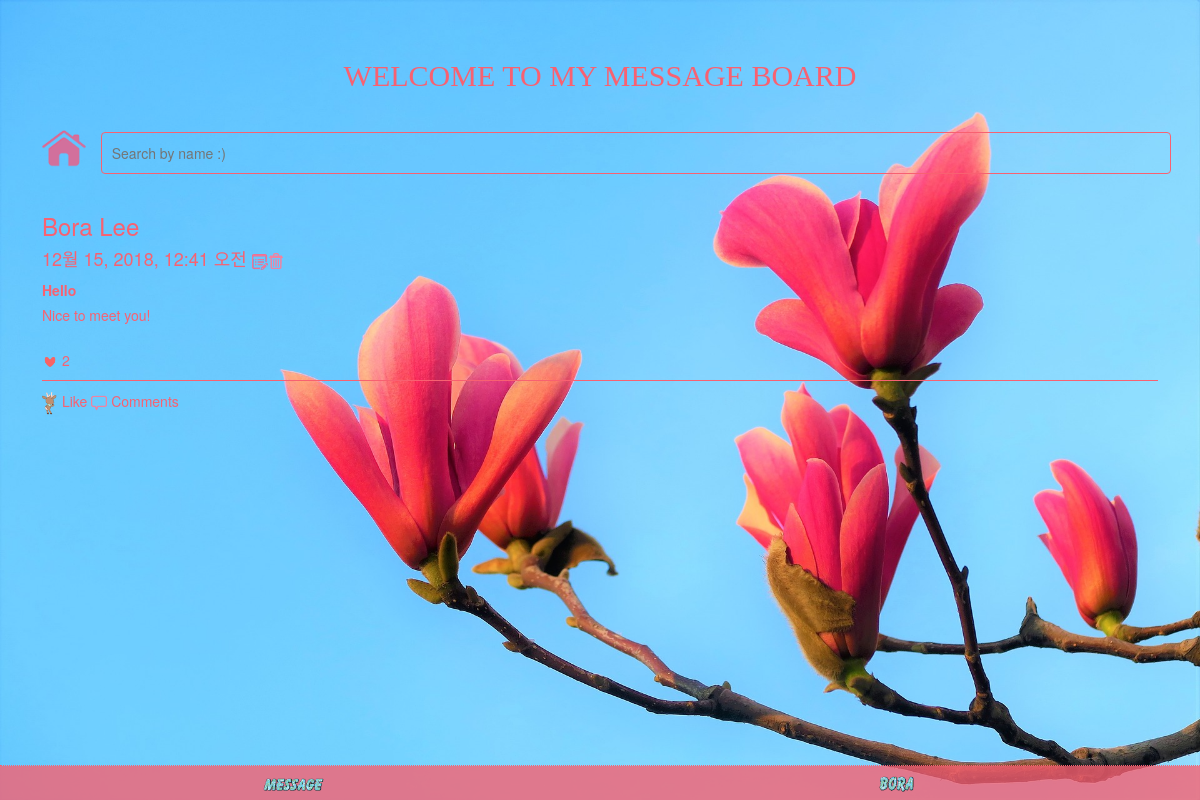
Screenshot of /search/Bora Lee/ with the database file from the repository.
### facebook/models.py (models this page shows, shortened)
class Article(models.Model):
    author      = models.CharField(max_length=120)
    title       = models.CharField(max_length=120)
    text        = models.TextField()
    password    = models.CharField(max_length=120)
    total_like        = models.CharField(max_length=120)
    created_at  = models.DateTimeField(auto_now_add=True) #자동날짜
    like_user_set = models.ManyToManyField(settings.AUTH_USER_MODEL,
                                           blank=True,
                                           related_name='like_user_set',
                                           through='Like', default='')

### facebook/views.py (the view)
# urls.py: path('search/<author>/',search_list),
def search_list(request, author):
    article_list = Article.objects.filter(author__iexact=author)
    return render(request, 'newsfeed.html', { 'articles': list(article_list)})

### facebook/templates/newsfeed.html (shortened to what this page needs)
<!DOCTYPE html>
<html>
<head>
    <link rel="stylesheet" href="https://maxcdn.bootstrapcdn.com/bootstrap/3.3.7/css/bootstrap.min.css">
</head>
<body>
<div class="container">
    <div style="text-align: center; color:#F86171; width:100%; margin-top:5%;"><b><h2><font face="bodoni">WELCOME TO MY MESSAGE BOARD</font></h2></b></div>
</div>
<div class="container" style="padding-left:25px;padding-right:25px;margin-top:20px;">
    <div class="btn1" style="display:inline-block;">
        <a href="/">
            <img src="/static/home.png" width="48.4px" >
        </a>
    </div>
    <div class="search">
        <input type="text" style="width:100%;border-radius:4px; margin-left: 1%; color:#F86171;" class="searchbar"  placeholder="Search by name :)" id="keyword" onkeyup="">
    </div>
</div>
<div class="container" style="padding-bottom:60px;">
    {% if  articles %}
    {% for feed in articles %}
    <div class="feed feed{{feed.pk}}">
        <h3 class="name" style="color:#F86171;">{{ feed.author }}</h3>
        <div class="date">
            <h4 data-pk="{{feed.pk}}">{{ feed.created_at }}
                <img src="/static/ic_edit1.png" height="16px" class="modify_feed">
                <img src="/static/ic_delete.png" class="delete_feed" height="16px" style="margin-top:-0.2%; margin-left:-0.4%"></h4>
        </div>
        <a class="title">{{ feed.title }}</a>
        <p class="content" style="color:#F86171;">{{ feed.text }}</p>
        <div style="height:15px;"></div>
        <div>
            {% if feed.total_like != '0' and feed.total_like != '' %}
            <img src="/static/redHeart.png" width="16px" class="img" id="img{{feed.pk}}">
            {% else %}
            <img src="/static/justHeart.gif" width="20px" class="img" id="img{{feed.pk}}">
            {% endif %}
            <div style="display:inline-block; color:#F86171;">
                {{feed.total_like}}
            </div>
        </div>
        <div class="accessory">
            <div style="display:inline-block; color:#F86171;" class="like_btn" data-article="{{feed.pk}}" data-status="0">
                <img src="/static/like_icon.gif" width="16px" class="like_gray" > Like
            </div>
            <div class="cmt" style="display:inline-block;" >
                <img src="/static/ic_comment.png" width="16px" > Comments
            </div>
        </div>
    </div>
    {% endfor %}
    {% else %}
    <h1 style="color:#F86171; text-align:center;"> Sorry</br> There are no posts :(</h1><br/>
    <div style="text-align:center; margin-top:-3%;"><h5><a href="/main">Click back to the message board</a></h5></div>
    {% endif %}
</div>
<div class="footer" style="position:fixed;bottom:30px;background: transparent; z-index:5">
    <div class="tab1" style="background-color:#F86171; height:35px;opacity:0.8;">
        <img src="/static/msg.gif" width="70px" style="margin-top: 5px;" class="modal_write"> </div>
    <div class="tab2" style="background-color:#F86171; height:40px;opacity:0.8;">
        <a href="/#bora"><img src="/static/bora_lee1.gif" style="margin-top:2px; " height="25px" width=45px"></a>
    </div>
</div>
</body>
</html>

### facebook/templates/newsfeed.html (style rules this page uses)
* { box-sizing: border-box; margin: 0; padding: 0; position: relative; }
body { background-image: url('/static/tulip1.jpg'); -webkit-background-size: cover; -moz-background-size: cover; -o-background-size: cover; background-size: cover; }
.btn1 { position: absolute; z-index:10; width:48.4px; }
.search { padding-left:50px; margin-top:10px; width:-webkit-fill-available;      }
.searchbar { background-color: transparent; color:#F86171; border-radius: 4px; border: 1px solid #F86171; padding: 10px; }
.container { background-color: transparent;  }
.footer { border-top: 1px dotted #F86171; background-color: #F86171; height: 5px; text-align: center; position:relative; bottom: 0; left: 0; right: 0; }
.tab1 { float: left; width: 50%; }
.tab2 { float: left; width: 50%; }
.feed { background-color: transparent;   border-top: -5px solid #F86171; border-bottom: 1px solid transparent; margin: 7px 0; padding: 12px; margin-bottom:-1%; }
.date { color: #F86171; margin-bottom: 10px; }
.title { color: #F86171; font-weight: 600; }
.content { margin-top: 5px; color:#F86171; }
.accessory { border-top: 1px solid #F86171; padding-top:10px; margin-top:10px; color: #F86171; font-size: 14px; }

### rows the page displays
Article: author "Bora Lee", created_at "12월 15, 2018, 12:41 오전", title "Hello", text "Nice to meet you!", total_like "2"
